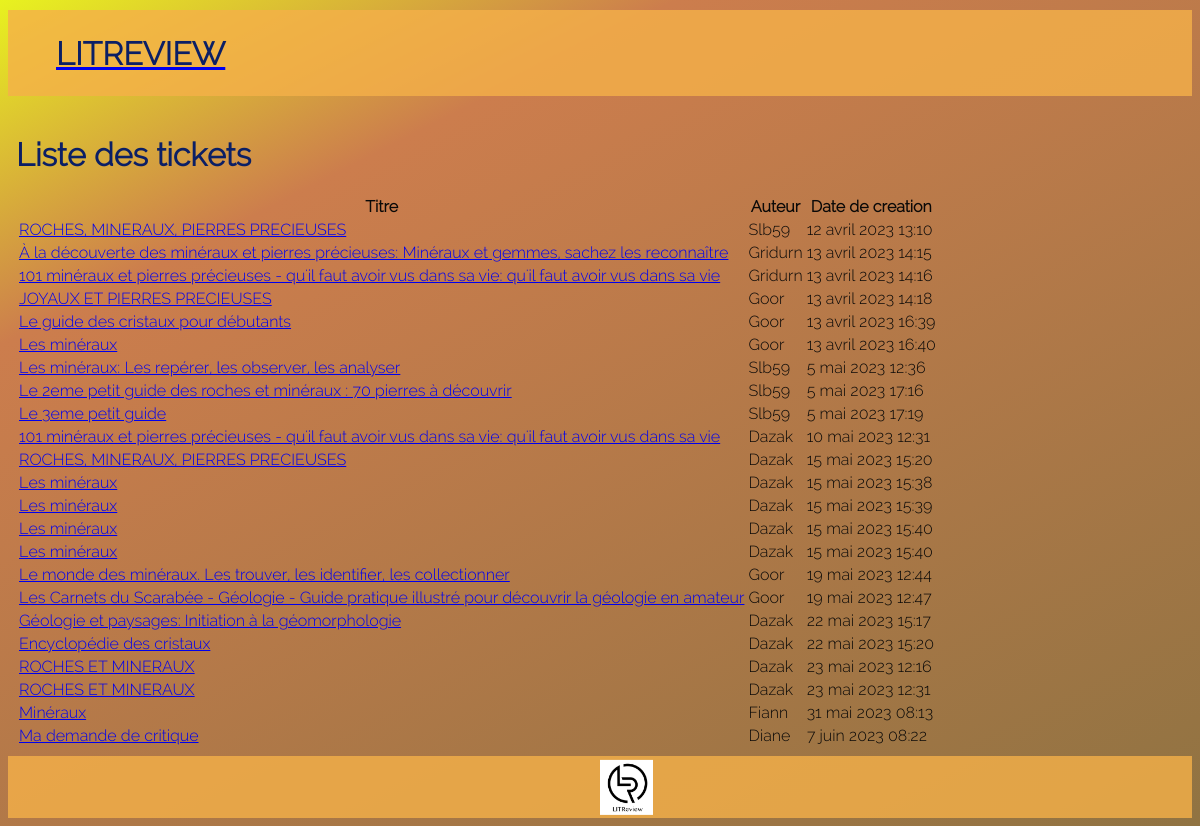
/tickets/, run on an earlier commit of the app's database.
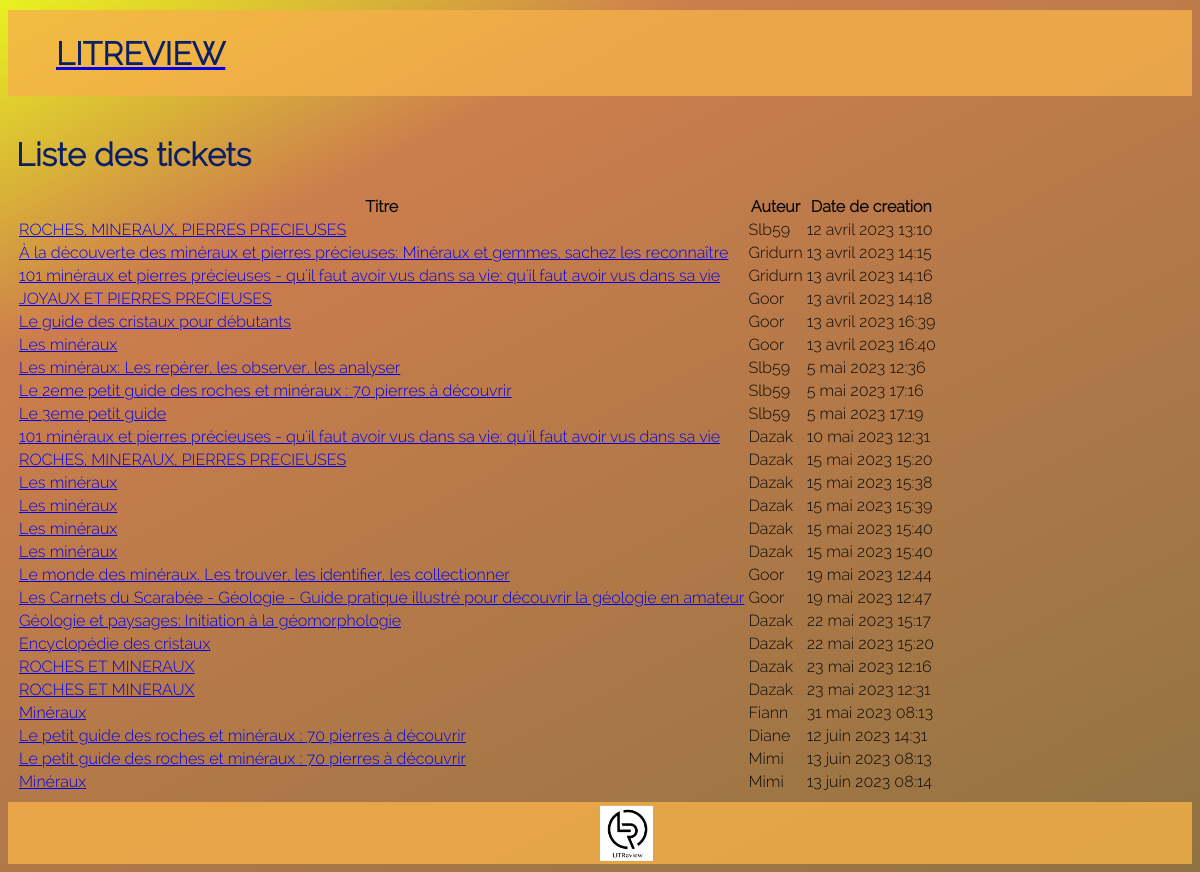
And on a later commit of the database.
### review/models.py (models this page shows, shortened)
class Ticket(models.Model):
    title = models.CharField(max_length=128)
    description = models.TextField(max_length=2048, blank=True)
    user = models.ForeignKey(to=settings.AUTH_USER_MODEL,
                             on_delete=models.CASCADE)
    image = models.ImageField(null=True, blank=True,
                              upload_to='img')
    time_created = models.DateTimeField(auto_now_add=True)
    IMAGE_MAX_SIZE = (200, 200)

### review/views.py (the view)
# urls.py: path('tickets/', views.ticket_list, name='ticket_list'),
def ticket_list(request):
    tickets = Ticket.objects.all()
    return render(request, 'review/ticket/list.html', {'tickets': tickets})

### templates/review/ticket/list.html (shortened to what this page needs)
{% extends "base.html" %}
{% block content %}
 <h1>Liste des tickets</h1>
 <table>
    <tr>
        <th>Titre</th>
        <th>Auteur</th>
        <th>Date de creation</th>
    </tr>
 {% for ticket in tickets %}
 <tr>
    <td> <a href="{% url 'review:ticket_detail' ticket.id %}">
        {{ ticket.title }}
        </a>
    </td>
    <td>{{ ticket.user }}</td>
    <td>{{ ticket.time_created }}</td>
</tr>
{% endfor %}
</table>
{% endblock %}

### templates/base.html
{% load static %}
<!DOCTYPE html>
<html lang="fr">
    {% include "base/head.html"%}
    <body>
        {% include "base/header.html"%}
        <main>
            <div id="content">
            {% block content %}
            {% endblock content %}
            </div>
        </main>
        {% include "base/footer.html"%}
    </body>
</html>

### templates/base/head.html (shortened to what this page needs)
{% load static %}
<head>
    <link href="{% static "css/review.css" %}" rel="stylesheet">
</head>

### templates/base/header.html (shortened to what this page needs)
<header id="header">
    <a href="{% url 'review:feed' %}"><h1>LITREVIEW</h1></a>
</header>

### templates/base/footer.html
{% load static %}
<footer id="footer" class="footer">
    <img class="footer__logo" src="{% static "assets/logo.png" %}" alt="logo Litreview">
</footer>

### templates/navbar/footer_navbar.html (shortened to what this page needs)
{% load static %}

### static/css/review.css (style rules this page uses)
html { background: red; background: linear-gradient(333deg, rgb(144, 115, 66) 0%, rgb(204, 125, 77) 76%, rgb(232, 242, 31) 100%); font-family: "Raleway-Light"; color: rgb(10, 9, 8); min-height: 100vh; scroll-behavior: smooth; overflow-x: hidden; }
h1 { font-size: 2rem; color: rgb(11, 31, 101); }
div { padding: 0.5rem; }
footer { background-color: rgba(246, 177, 73, 0.8); padding: 1rem; height: 30px; position: relative; }
footer .footer__logo { position: absolute; height: 55px; left: 50%; transform: translate(-50%); transform: translateY(-22%); }
header { background-color: rgba(246, 177, 73, 0.8); padding: 0.2rem 3rem; display: grid; grid-template-columns: repeat(1fr 2fr 4fr); margin: 10px auto; }

What changed in the data, as far as the page shows it:
removed Ticket: title "Ma demande de critique", user "Diane", time_created "7 juin 2023 08:22"
added Ticket: title "Le petit guide des roches et minéraux : 70 pierres à découvrir", user "Diane", time_created "12 juin 2023 14:31"
added Ticket: title "Le petit guide des roches et minéraux : 70 pierres à découvrir", user "Mimi", time_created "13 juin 2023 08:13"
added Ticket: title "Minéraux", user "Mimi", time_created "13 juin 2023 08:14"
